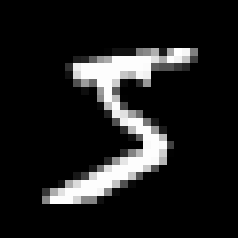
#> input picture images/test.png, 238 x 238 px
$ python test4.py
#> lines starting #> are read from the running program, lines starting #| are printed output that depends on the picture
import cv2
import matplotlib.pyplot as plt

cb_img = cv2.imread("images/test.png", 0)
#> cb_img is the input picture: shape (238, 238); min 0, max 255, mean 29.5
cb_img = cv2.resize(cb_img, (20, 20))
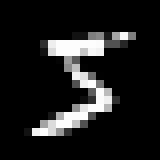
#> cb_img: shape (20, 20) (shown 8 times larger); min 0, max 253, mean 29.3

print(cb_img.size, cb_img.dtype)
#| 400 uint8

plt.imshow(cb_img, cmap='gray')

plt.show()
